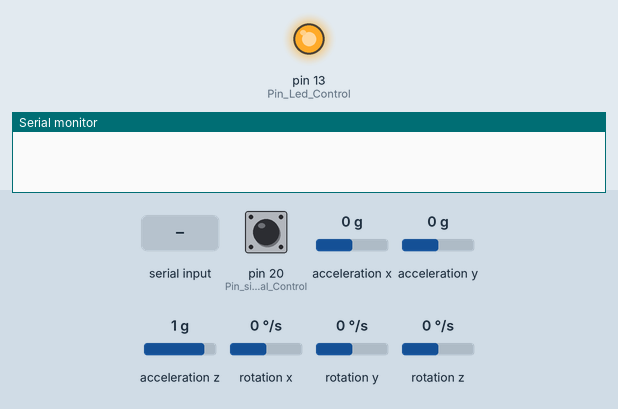
Simulated run of this sketch. Board: Arduino Mega 2560, built with avr-gcc and run on an emulated ATmega2560. On the bench: output pins drawn as LEDs (lit = HIGH), the last lines printed to the serial monitor. Dashed ring = blinking. Inputs (shaded band) come from the test bench; at power-on: pin 20 (Pin_signal_Control) HIGH, acceleration x 0 g, acceleration y 0 g, acceleration z 1 g, rotation x 0 °/s, rotation y 0 °/s, rotation z 0 °/s.

Above: at 1.2 s.
1.3 s: "30,150\n" received over Serial
At 2.0 s:
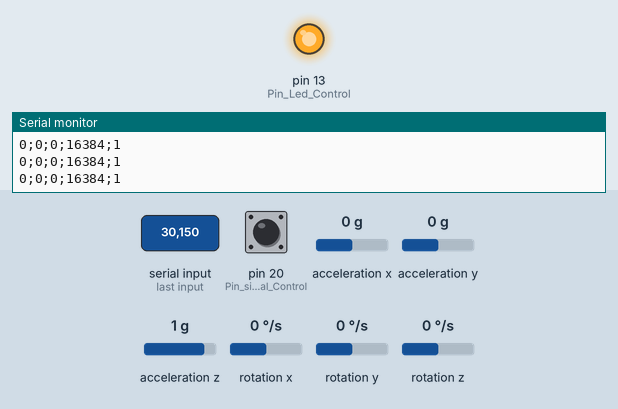
2.8 s: "1\n" received over Serial
At 3.7 s:
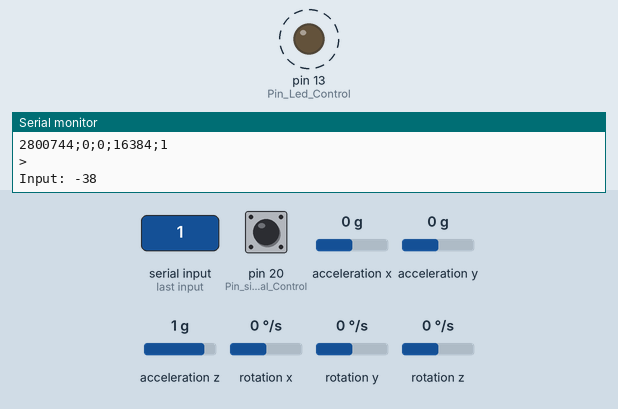
Timing chart, 0 to 11.8 s (numbered marks = the images above; inputs shaded):
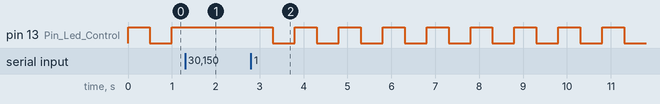

Measured:
- after the input at 1.3 s, pin 13 (Pin_Led_Control): stays HIGH (without the input it goes to LOW after 0.20 s)
- after the input at 2.8 s, pin 13 (Pin_Led_Control): alternates HIGH for 0.50 s and LOW for 0.50 s, starting after 0.50 s

The sketch:

Accel_MPU6050_V2_8-29-18.ino.ino
```cpp
#include "I2Cdev.h"
#include "MPU6050.h"
#if I2CDEV_IMPLEMENTATION == I2CDEV_ARDUINO_WIRE
#include "Wire.h"
#endif

#define Pin_Inter 23
#define Pin_Led_Control 13
#define Pin_signal_Control 20

MPU6050 accel;

int16_t ax = 0, ay = 0, az = 0;
bool capture = false, loops = true;
int pint = 0;

bool uno = true, dos = false;
int co = 0;

unsigned long time_count = 0;

void setup() {
  // join I2C bus (I2Cdev library doesn't do this automatically)
  #if I2CDEV_IMPLEMENTATION == I2CDEV_ARDUINO_WIRE
    Wire.begin();
  #elif I2CDEV_IMPLEMENTATION == I2CDEV_BUILTIN_FASTWIRE
    Fastwire::setup(400, true);
  #endif

  // Initialize parameters for Stim-Accel communication
  Serial.begin(2000000);
  Serial1.begin(2000000);
  //Serial.println("Initializing I2C devices...");
  //accelgyro.initialize();
  accel.initialize();
  //Serial.println("Testing device connections...");
  //Serial.println(accelgyro.testConnection() ? "MPU6050 connection successful" : "MPU6050 connection failed");
  //Serial.println(accel.testConnection() ? "MPU6050 connection successful" : "MPU6050 connection failed");

  pinMode(Pin_Inter, INPUT);
  pinMode(Pin_signal_Control, INPUT_PULLUP);
  pinMode(Pin_Led_Control, OUTPUT);
  attachInterrupt(Pin_Inter, Communication_data, CHANGE);

  digitalWrite(Pin_Led_Control,1);

  //loops_led();
}

void loop() {
  time_count = micros() + 5e5;

  while(capture == false){
    if(micros() >= time_count && uno){
      //Serial.print("valor: ");
      //Serial.println(co);
      co += 1;
      uno = false;
      dos = true;
      time_count = micros() + 5e5;
      digitalWrite(Pin_Led_Control, 0);
    }

    if(micros() >= time_count && dos){
      //Serial.print("valor: ");
      //Serial.println(co);
      co += 1;
      uno = true;
      dos = false;
      time_count = micros() + 5e5;
      digitalWrite(Pin_Led_Control, 1);
    }

    read_data();
  }

  // digitalWrite(Pin_Led_Control, 1);

  pint = 0;
  ax = 0;
  ay = 0;
  az = 0;

  if(capture){
    Serial.print(micros());
    Serial.print(";");
    pint = digitalRead(Pin_signal_Control);
    accel.getAcceleration(&ax, &ay, &az);
    Serial.print(ax);
    Serial.print(";");
    Serial.print(ay);
    Serial.print(";");
    Serial.print(az);
    Serial.print(";");
    Serial.println(pint);

    while(capture) {
      pint = digitalRead(Pin_signal_Control);
      Serial.print("0;");
      accel.getAcceleration(&ax, &ay, &az);
      Serial.print(ax);
      Serial.print(";");
      Serial.print(ay);
      Serial.print(";");
      Serial.print(az);
      Serial.print(";");
      Serial.println(pint);
      read_data();
    }
    Serial.print(micros());
    Serial.print(";");
    Serial.print(ax);
    Serial.print(";");
    Serial.print(ay);
    Serial.print(";");
    Serial.print(az);
    Serial.print(";");
    Serial.println(pint);
    Serial.println(">");
  }
}

void Communication_data(){
  loops = false;
  capture = !capture;
}

void loops_led(){
  while(loops){
      digitalWrite(Pin_Led_Control,1);
      delay(300);
      digitalWrite(Pin_Led_Control,0);
      delay(200);
  }
}

void read_data(){

  if(Serial.available() != 0){
      char input = Serial.read();
      int input2 = (int)input - '0';

      Serial.print("Input: ");
      Serial.println(input2);

      switch (input2) {
        case 1:
          //loops = false;
          capture = !capture;
          //Serial.print("Número 1");
          break;
        case 2:
          //loops = false;
          Serial1.println("1");
          Serial.println("Número 2");
          /*if(Serial1.available() != 0){
          }*/
          delay(5000);
          break;
        case 3:
          //loops = false;
          Serial.println("Número 3");
          break;
      }
    }
}
```
